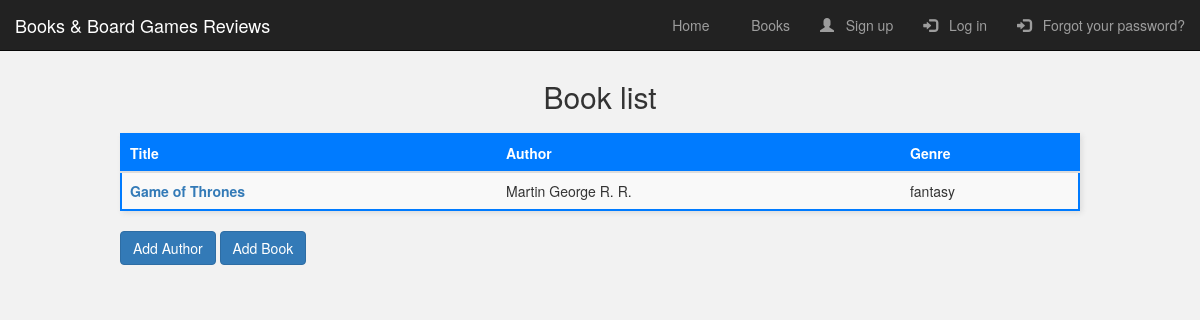
/books/book_list/, run on an earlier commit of the app's database.
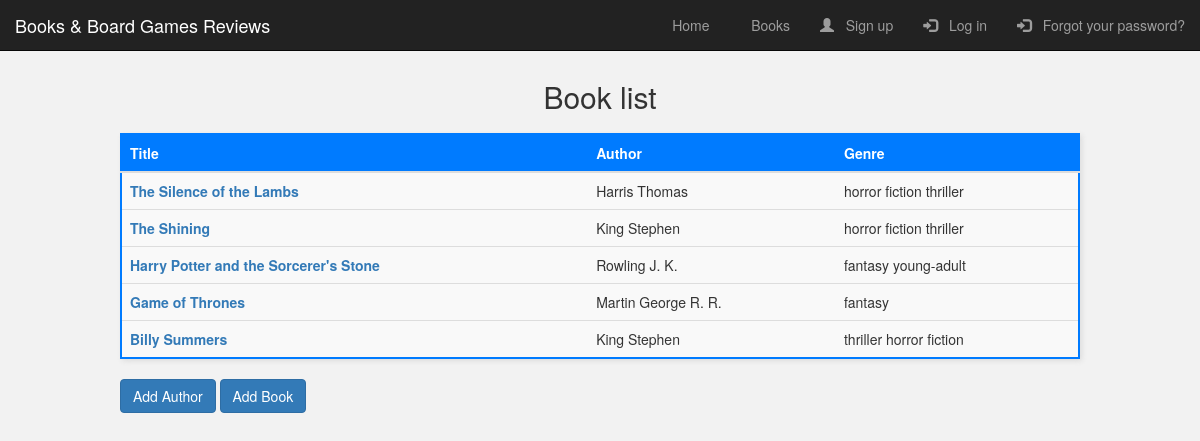
And on a later commit of the database.
### books/models.py (models this page shows, shortened)
class Book(models.Model):
    title = models.CharField(max_length=200)
    genre = models.CharField(max_length=100)
    author = models.ForeignKey("Author", on_delete=models.SET_NULL, null=True)
    summary = models.TextField(
        max_length=1000, help_text="Enter a brief description of the book",
    )
    class Meta:
        ordering = ["-id"]

class Author(models.Model):
    first_name = models.CharField(max_length=100)
    last_name = models.CharField(max_length=100)
    class Meta:
        ordering = ["last_name", "first_name"]
    def __str__(self) -> str:
        return f"{self.last_name} {self.first_name}"

### books/views.py (the view)
# urls.py: path("book_list/", views.book_list, name="book_list"),
def book_list(request):
    book_list = Book.objects.order_by("-title")
    context = {"book_list": book_list}
    return render(request, "books/book_list.html", context)

### books/templates/books/book_list.html
{% extends 'user/index.html' %}
{% load bootstrap3 %}
{% load static %}
{% block extra_css %}
<link rel="stylesheet" href="{% static 'books/book_list.css' %}">
{% endblock %}
{% block title %}
    <h2>Book list</h2>
{% endblock %}
{% block content %}
    {% if book_list %}
    <div class="for_table">
        <table class="table table-striped">
            <thead>
                <tr>
                    <th>Title</th>
                    <th>Author</th>
                    <th>Genre</th>
                </tr>
            </thead>
            <tbody>
                {% for book in book_list %}
                    <tr>
                        <td>
                            <a href="{% url 'book_detail' book.id %}">{{ book.title }}</a>
                        </td>
                        <td>{{ book.author }}</td>
                        <td>{{ book.genre }}</td>
                    </tr>
                {% endfor %}
            </tbody>
        </table>
        <div>
            <a href="{% url 'add_author' %}" class="btn btn-primary">Add Author</a>
            <a href="{% url 'add_book' %}" class="btn btn-primary">Add Book</a>
        </div>
    </div>
    {% else %}
        <p>No books are available.</p>
    {% endif %}
{% endblock %}

### user/templates/user/index.html (shortened to what this page needs)
{% load static %}
{% load crispy_forms_tags %}
<!DOCTYPE html>
<html lang="en">
<head>
  <link rel="stylesheet" href="https://maxcdn.bootstrapcdn.com/bootstrap/3.3.7/css/bootstrap.min.css" />
  <link rel="stylesheet" href="https://cdnjs.cloudflare.com/ajax/libs/font-awesome/4.7.0/css/font-awesome.min.css">
  <link rel="stylesheet" type="text/css" href="{% static "user/index.css" %}" />
  {% block extra_css %}{% endblock %}
</head>
<body class="container-fluid">
  <header class="row">
    <nav class="navbar navbar-inverse navbar-fixed-top">
      <div class="container-fluid">
        <div class="navbar-header">
          <a class="navbar-brand" class="styleheader" href="{% url "index" %}">Books &#38; Board Games Reviews</a>
        </div>
        <div class="collapse navbar-collapse" id="mainNavBar">
          <ul class="nav navbar-nav navbar-right">
            <li><a href="{% url "index" %}">Home</a></li>
            {% if user.is_authenticated %}
            <li><a href="{% url "book_list" %}"><span class="glyphicon glyphicon-book_list"></span> &nbsp; Books</a></li>
            <li><a href="{% url "logout" %}"><span class="glyphicon glyphicon-log-out"></span> &nbsp; Logout</a></li>
            {% else %}
            <li><a href="{% url "book_list" %}"> &nbsp; Books</a></li>
            <li><a href="{% url "register" %}"><span class="glyphicon glyphicon-user"></span> &nbsp; Sign up</a></li>
            <li><a href="{% url "login" %}"><span class="glyphicon glyphicon-log-in"></span> &nbsp; Log in</a></li>
            <li><a href="{% url 'password_reset' %}"><span class="glyphicon glyphicon-log-in"></span> &nbsp; Forgot your password?</a></li>
            {% endif %}
          </ul>
        </div>
      </div>
    </nav>
  </header>
  <br/>
  <br>
  <br>
  <div class="row">
    {% block start %}
    <center>
      {% block title %}{% endblock %}
    </center>
      {% block content %}  {% endblock %}
    {% endblock %}
  </div>
</body>
</html>

### user/static/user/index.css (style rules this page uses)
body { background-color: #f2f2f2; }

### books/static/books/book_list.css (style rules this page uses)
div.for_table { max-width: 80%; margin: auto; }
table { max-width: 80%; width: 100%; border-collapse: collapse; margin: 20px auto; box-shadow: 2px 2px 5px #ddd; border: 2px solid #007bff; padding: 20px; }
thead th { background-color: #007bff; color: white; font-weight: bold; text-align: left; padding: 10px; border-bottom: 2px solid #ddd; }
tbody td { padding: 10px; border-bottom: 1px solid #ddd; }
tbody tr:nth-child(even) { background-color: #f9f9f9; }
table+* { margin-top: 20px; }
table tbody tr td:first-child { font-weight: bold; }

What changed in the data, as far as the page shows it:
added Book: title "The Silence of the Lambs", author "Harris Thomas", genre "horror fiction thriller"
added Book: title "The Shining", author "King Stephen", genre "horror fiction thriller"
added Book: title "Harry Potter and the Sorcerer's Stone", author "Rowling J. K.", genre "fantasy young-adult"
added Book: title "Billy Summers", author "King Stephen", genre "thriller horror fiction"
